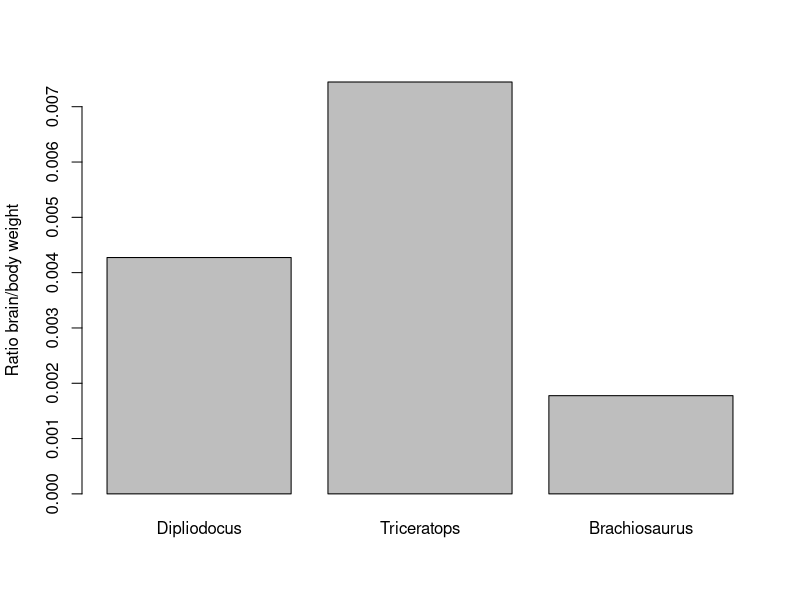

Reproduce this figure in R.
## ---- chunk 1
# Primero, instalamos los paquetes.
# install.packages(c('MASS', 'robustbase')) # Note: estoy en Arch Linux y tuve que instalar un compilador de Fortran para que me funcionase robustbase: sudo pacman -S gcc-fortran
## ---- chunk 2
# Visualizamos los conuntos que hay en cada paquete (se abrirán en una ventana nueva)
data(package='MASS')
data(package='robustbase')
## ---- chunk 3
# Visualizamos rápidamente los conjuntos
library('MASS')
get('mammals')

library('robustbase')
get('Animals2')
## ---- chunk 4
# Usamos la ayuda para visualizar mejor los conjuntos (se abre en la ventana Help de RStudio)
help('mammals')
help('Animals2')
## ---- chunk 5

datos1 <- get('mammals')
datos2 <- get('Animals2')

dim(datos1)
dim(datos2)
## ---- chunk 6
head(datos1)
head(datos2)
## ---- chunk 7
tail(datos1)
tail(datos2)
## ---- chunk 8
str(datos1)
str(datos2)
## ---- chunk 9
rownames(datos1)
## ---- chunk 10
rownames(datos2)
## ---- chunk 11
colnames(datos1)
colnames(datos2)

# Mismas columnas
## ---- chunk 12
commonAnimals <- intersect(rownames(datos1), rownames(datos2))
length(commonAnimals)
head(commonAnimals)
## ---- chunk 13
diff12 <- setdiff(rownames(datos1), rownames(datos2))
diff21 <- setdiff(rownames(datos2), rownames(datos1))

diff12
diff21
## ---- chunk 14
c(
  all.equal(as.numeric(datos1["Arctic fox",]), as.numeric(datos2["Artic fox",])),
  all.equal(as.numeric(datos1["Arctic ground squirrel",]), as.numeric(datos2["Artic ground squirrel",])),
  all.equal(as.numeric(datos1["Patas monkey",]), as.numeric(datos2["Potar monkey",])),
  all.equal(as.numeric(datos1["Mole rat",]), as.numeric(datos2["Mole",]))
)
## ---- chunk 15
# Elegimos uno de los dos nombres
rownames(datos2)[rownames(datos2) == "Artic fox"] <- "Arctic fox"
rownames(datos2)[rownames(datos2) == "Artic ground squirrel"] <- "Arctic ground squirrel"
rownames(datos2)[rownames(datos2) == "Potar monkey"] <- "Patas monkey"
rownames(datos2)[rownames(datos2) == "Mole"] <- "Mole rat"

## ---- chunk 16
# Repetimos apartado d)
commonAnimals <- intersect(rownames(datos1), rownames(datos2))
length(commonAnimals)
## ---- chunk 17
# Repetimos apartado e)
diff12 <- setdiff(rownames(datos1), rownames(datos2))
diff21 <- setdiff(rownames(datos2), rownames(datos1))

length(diff12)
length(diff21)
diff21
## ---- chunk 18
datos2[diff21,]
## ---- chunk 19
datos2$ratio <- datos2$brain / datos2$body
datos2[diff21,]
## ---- chunk 20
barplot(datos2[diff21, "ratio"], names.arg = rownames(datos2[diff21,]), ylab="Ratio brain/body weight")
